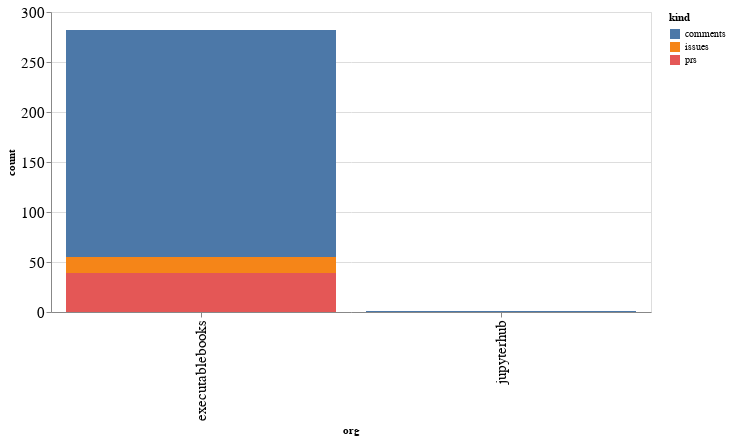

Write notebook code for a chart like this one.
### Code cell
alt.Chart(org_summaries, width=600).mark_bar().encode(
    x='org',
    y='count',
    color='kind',
    tooltip="org"
)

### Figure 1 — Vega-Lite specification as saved in the notebook (floating-point values rounded to 4 significant figures)
{"config": {"axisLeft": {"labelFontSize": 15}, "axisBottom": {"labelFontSize": 15}}, "data": {"name": "data-2db873701e9d991339138bf6f4a6baef"}, "mark": "bar", "encoding": {"color": {"type": "nominal", "field": "kind"}, "tooltip": {"type": "nominal", "field": "org"}, "x": {"type": "nominal", "field": "org"}, "y": {"type": "quantitative", "field": "count"}}, "width": 600, "$schema": "https://vega.github.io/schema/vega-lite/v4.8.1.json", "datasets": {"data-2db873701e9d991339138bf6f4a6baef": [{"org": "executablebooks", "kind": "comments", "count": 227}, {"org": "executablebooks", "kind": "issues", "count": 16}, {"org": "executablebooks", "kind": "prs", "count": 39}, {"org": "jupyterhub", "kind": "comments", "count": 1}]}}
